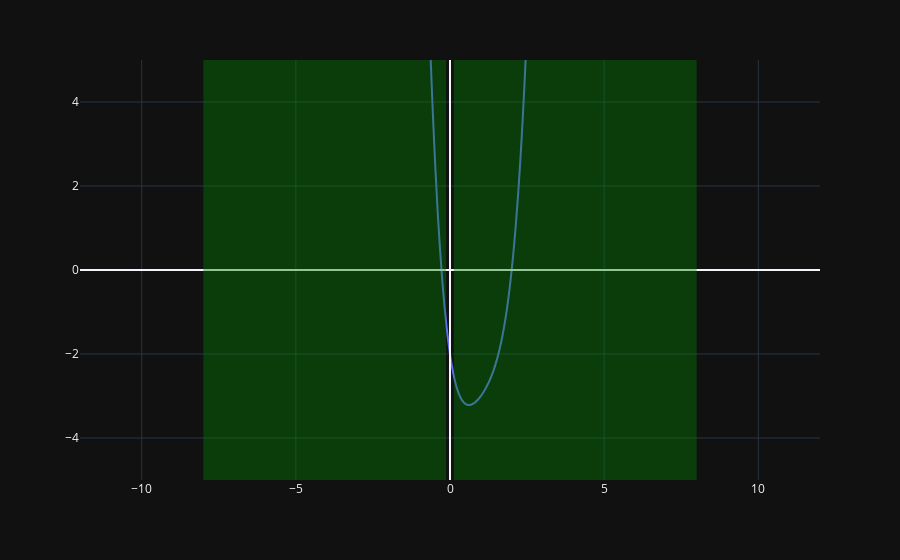

Notebook code cell kept with this figure:
### Markdown cell above
### Calculate a value using Horner's method

Given a polynomial
$$f(z)=a_nz+a_{n-1}z+\dots+a_1z+a_0$$

We can transform it to reduce number of multiplications:

$$f(z)=a_0 + z(a_1 + z(a_2 + \dots + z(a_{n-1} + z\cdot a_n) \dots))$$

For given $z$, we also want to store intermediate values $b$, which are stored in parentheses in the above expression. There are $n-1$ such values:

$$
b_{n-1}=z\cdot a_n\\
b_{k-1} = (a_k + z\cdot b_k)
$$

### Approximate location of roots

We define
$$\rho=1+\left|a_n\right|^{-1}\max_{0\le k<n}|a_k|$$
Then for each root $z_0\in\mathbb{C}$ we have
$$\frac{1}{\rho}\le |z_0| \le \rho$$
(Chapter 3.5 of __Numerical Analysis__ by David Kincaid and Ward Cheney)

### Calculating exact values

### Code cell
import numpy as np
import plotly.express as px
import IPython.display as dis

P = [-2, -5, 7, -4, 1]

def f(p, z):
    return sum([ a * z**k for k, a in enumerate(p)])

def f_horner(p, z):
    y=p[len(p)-1]
    b = [y]
    for a in np.flip(p[0:len(p)-1]):
        term = a +  y * z
        y = term
        b.append(term)
    return np.flip(b)


def taylor(p, z):
    c = []
    b = [0] + p
    for j in range(0, len(p) - 1):
        b = f_horner(b[1:len(b)], z)
        c.append(b[0])
    c.append(p[len(p)-1])
    return c

def f_taylor(T, z, z0):
    return np.sum([ t*(z-z0)**k for k, t in enumerate(T)])

t0 = 17
T = taylor(P, 17)
print(T)
x0 = 3
print(f_taylor(T, x0, t0))
print(f_horner(P, x0)[0])
print(f(P, x0))


%run ../print_utils.py
def rho(p):
    a_n = p[len(p)-1]
    max = np.max(p[0:len(p)-2])
    return 1 + abs(a_n**-1)*max

printpol(P)

X = np.linspace(-10, 10, 2000)
Y1 = [f(P, x) for x in X]
Y2 = [f_horner(P, x)[0] for x in X]

rho_val = rho(P)
invrho = 0
if rho_val != 0:
    invrho = 1.0/rho_val

printmd(r"\rho=" + str(rho_val))
printmd(r"z_0\in[" + str(invrho) + "," + str(rho_val) + "]")

rootRange = [ invrho, rho_val ]

fig = px.line(x=X, y=Y2, range_y=[-5, 5], range_x=[-rho_val*1.5, 1.5*rho_val])
fig.update_layout(xaxis_title='', yaxis_title='')
fig.add_vline(0)
fig.add_hline(0)
fig.add_vrect(x0=-rho_val, x1=-invrho, fillcolor="green", opacity=0.4, line_width=0)
fig.add_vrect(x0=invrho, x1=rho_val, fillcolor="green", opacity=0.4, line_width=0)
fig.show()

### Figure 1 — Plotly figure (JSON) as saved in the notebook; plotly's stock layout.template omitted (floating-point values rounded to 4 significant figures; data arrays with more than 128 entries replaced by an {"elided": "..."} marker saying what was removed)
{"data": [{"hovertemplate": "x=%{x}<br>y=%{y}<extra></extra>", "legendgroup": "", "line": {"color": "#636efa", "dash": "solid"}, "marker": {"symbol": "circle"}, "mode": "lines", "name": "", "showlegend": false, "x": {"elided": "2000 float values"}, "xaxis": "x", "y": {"elided": "2000 float values"}, "yaxis": "y", "type": "scattergl"}], "layout": {"xaxis": {"anchor": "y", "domain": [0.0, 1.0], "title": {"text": ""}, "range": [-12.0, 12.0]}, "yaxis": {"anchor": "x", "domain": [0.0, 1.0], "title": {"text": ""}, "range": [-5, 5]}, "legend": {"tracegroupgap": 0}, "margin": {"t": 60}, "shapes": [{"type": "line", "x0": 0, "x1": 0, "xref": "x", "y0": 0, "y1": 1, "yref": "y domain"}, {"type": "line", "x0": 0, "x1": 1, "xref": "x domain", "y0": 0, "y1": 0, "yref": "y"}, {"fillcolor": "green", "line": {"width": 0}, "opacity": 0.4, "type": "rect", "x0": -8.0, "x1": -0.125, "xref": "x", "y0": 0, "y1": 1, "yref": "y domain"}, {"fillcolor": "green", "line": {"width": 0}, "opacity": 0.4, "type": "rect", "x0": 0.125, "x1": 8.0, "xref": "x", "y0": 0, "y1": 1, "yref": "y domain"}]}}
